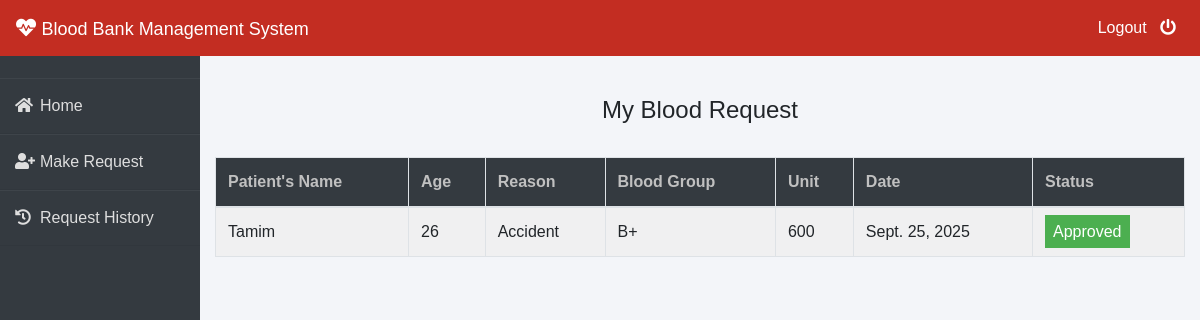
/patient/my-request (signed in), run on the app's committed database.
### blood/models.py (models this page shows, shortened)
class BloodRequest(models.Model):
    request_by_patient=models.ForeignKey(pmodels.Patient,null=True,on_delete=models.CASCADE)
    request_by_donor=models.ForeignKey(dmodels.Donor,null=True,on_delete=models.CASCADE)
    patient_name=models.CharField(max_length=30)
    patient_age=models.PositiveIntegerField()
    reason=models.CharField(max_length=500)
    bloodgroup=models.CharField(max_length=10)
    unit=models.PositiveIntegerField(default=0)
    status=models.CharField(max_length=20,default="Pending")
    date=models.DateField(auto_now=True)

### patient/views.py (the view)
# urls.py: path('my-request', views.my_request_view,name='my-request'),
def my_request_view(request):
    patient= models.Patient.objects.get(user_id=request.user.id)
    blood_request=bmodels.BloodRequest.objects.all().filter(request_by_patient=patient)
    return render(request,'patient/my_request.html',{'blood_request':blood_request})

### templates/patient/my_request.html (shortened to what this page needs)
{% extends 'patient/patientbase.html' %}
{% block content %}
{% load widget_tweaks %}
{%load static%}
<head>
   </head>
<br><br>
<div class="container">
    <H4 class="text-center">My Blood Request</H4><br>
    <table class="table table-light table-hover table-bordered table-striped">
        <thead class="bg-dark">
            <tr>
                <th scope="col" style="color: rgb(192, 192, 192);">Patient's Name</th>
                <th scope="col" style="color: rgb(192, 192, 192);">Age</th>
                <th scope="col" style="color: rgb(192, 192, 192);">Reason</th>
                <th scope="col" style="color: rgb(192, 192, 192);">Blood Group</th>
                <th scope="col" style="color: rgb(192, 192, 192);">Unit</th>
                <th scope="col" style="color: rgb(192, 192, 192);">Date</th>
                <th scope="col" style="color: rgb(192, 192, 192);">Status</th>
            </tr>
        </thead>
        <tbody>
            {% for t in blood_request %}
            <tr>
                <td> {{t.patient_name}}</td>
                <td>{{t.patient_age}}</td>
                <td>{{t.reason}}</td>
                <td>{{t.bloodgroup}}</td>
                <td>{{t.unit}}</td>
                <td>{{t.date}}</td>
                {% if t.status == 'Approved' %}
                <td><span class="label success"> Approved</span></td>
                {% elif t.status == 'Rejected' %}
                <td><span class="label danger">Rejected</span></td>
                {% else %}
                <td><span style="color: white;margin-left: 0px;" class="label info">Pending</span></td>
                {% endif %}
            </tr>
            {% endfor %}
        </tbody>
    </table>
</div>
{% endblock content %}

### templates/patient/patientbase.html (style rules this page uses)
* { margin: 0; padding: 0; box-sizing: border-box; list-style: none; text-decoration: none; font-family: 'Josefin Sans', sans-serif; }
body { background-color: #f3f5f9; }

### templates/patient/my_request.html (style rules this page uses)
.label { color: white; padding: 8px; }
.success { background-color: #4CAF50; }

### data on the page
BloodRequest: patient_name "Tamim", patient_age "26", reason "Accident", bloodgroup "B+", unit "600", date "Sept. 25, 2025", status "Approved"
